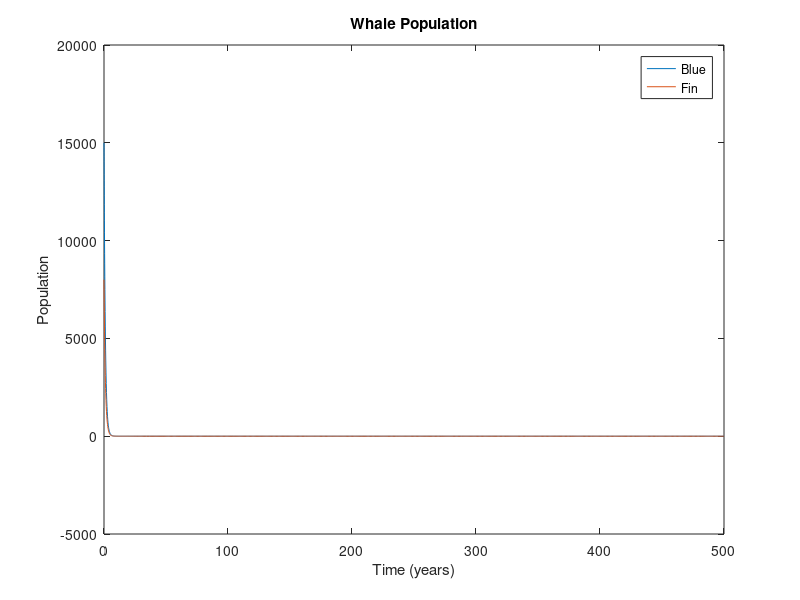
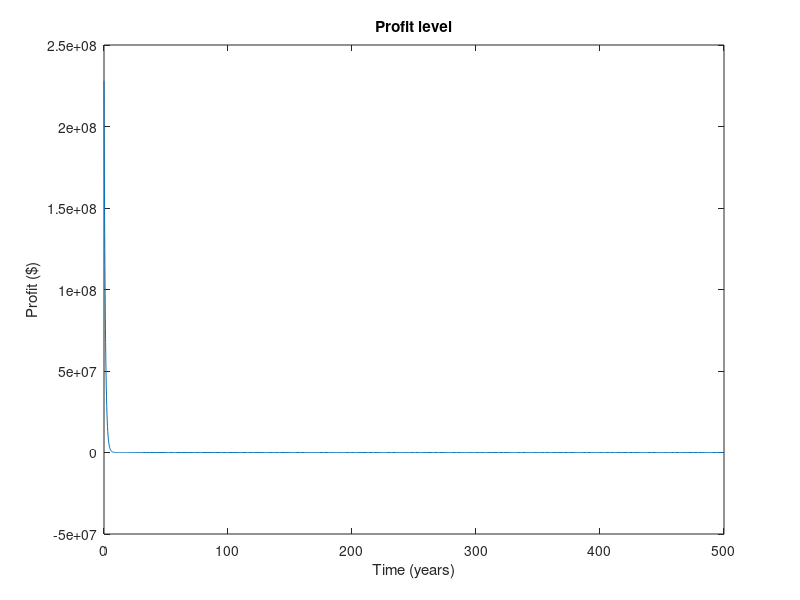

Write the MATLAB code that produced these figures, in order.
% This script is a proof-of-concept which shows how to numerically solve
% this two-species competition environment model, with percentage-based
% whaling, using MATLAB
% Specifically, this script uses the ode45 utility.

% The ODE model (LaTeX friendly)
% \begin{align*}
%     \frac{dx}{dt} &= r_1 x (1 - x/K_1) - \alpha_1 x y - \beta_1 x \\
%     \frac{dy}{dt} &= r_2 y (1 - y/K_2) - \alpha_2 x y - \beta_2 y
% \end{align*}
% 
% (Plaintext friendly)
%   x'(t) = r1 * x(t) * (1 - x(t) / K1) - a1 * x(t) * y(t) - b1 * x(t)
%   y'(t) = r2 * y(t) * (1 - y(t) / K2) - a2 * x(t) * y(t) - b2 * y(t)

% whale competition parameters, specified by the experts
r1 = 0.05;
r2 = 0.08;
K1 = 150000;
K2 = 400000;
a1 = 1e-8;
a2 = 1e-8;

% initial whale populations
% x0 = 8e+3;
% y0 = 5.5e+4;
x0 = 15000;
y0 = 8000;

% percent of whale populations that are killed each year
b1 = 1;
b2 = 1;

% revenue from a killed whale
p1 = 12000;
p2 = 6000;

years = 500;

% ODE specified above
f = @(t,x) [r1*x(1) * (1 - x(1) / K1) - a1 * x(1) * x(2) - b1 * x(1); ...
    r2 * x(2) * (1 - x(2) / K2) - a2 * x(1) * x(2) - b2 * x(2)];

% f = @(t,x) [r1*x(1) * (1 - x(1) / K1) - a1 * x(1) * x(2) - b1; ...
%     r2 * x(2) * (1 - x(2) / K2) - a2 * x(1) * x(2) - b2];

[t, xa] = ode45(f, [0 years], [x0 y0]);

% profit function over time
profit = @(p, q) p(1) * q(:,1) + p(2) * q(:,2);

prices = [p1 p2];
quantities = [b1 * xa(:,1) b2 * xa(:,2)];

prof = profit(prices, quantities);

% Plots

figure(1);
plot(t, xa(:,1)); hold on
plot(t, xa(:,2));
title('Whale Population');
xlabel('Time (years)'), ylabel('Population'); legend('Blue','Fin'); hold off

figure(2);

plot(t, prof); hold on
title('Profit level'); 
ylabel('Profit ($)'); xlabel('Time (years)'); hold off

fprintf('Profit:\t%1.2f\n',sum(prof));
% fprintf('Profit:\t%1.2f\n', years * (b1 * p1 + b2 * p2));
